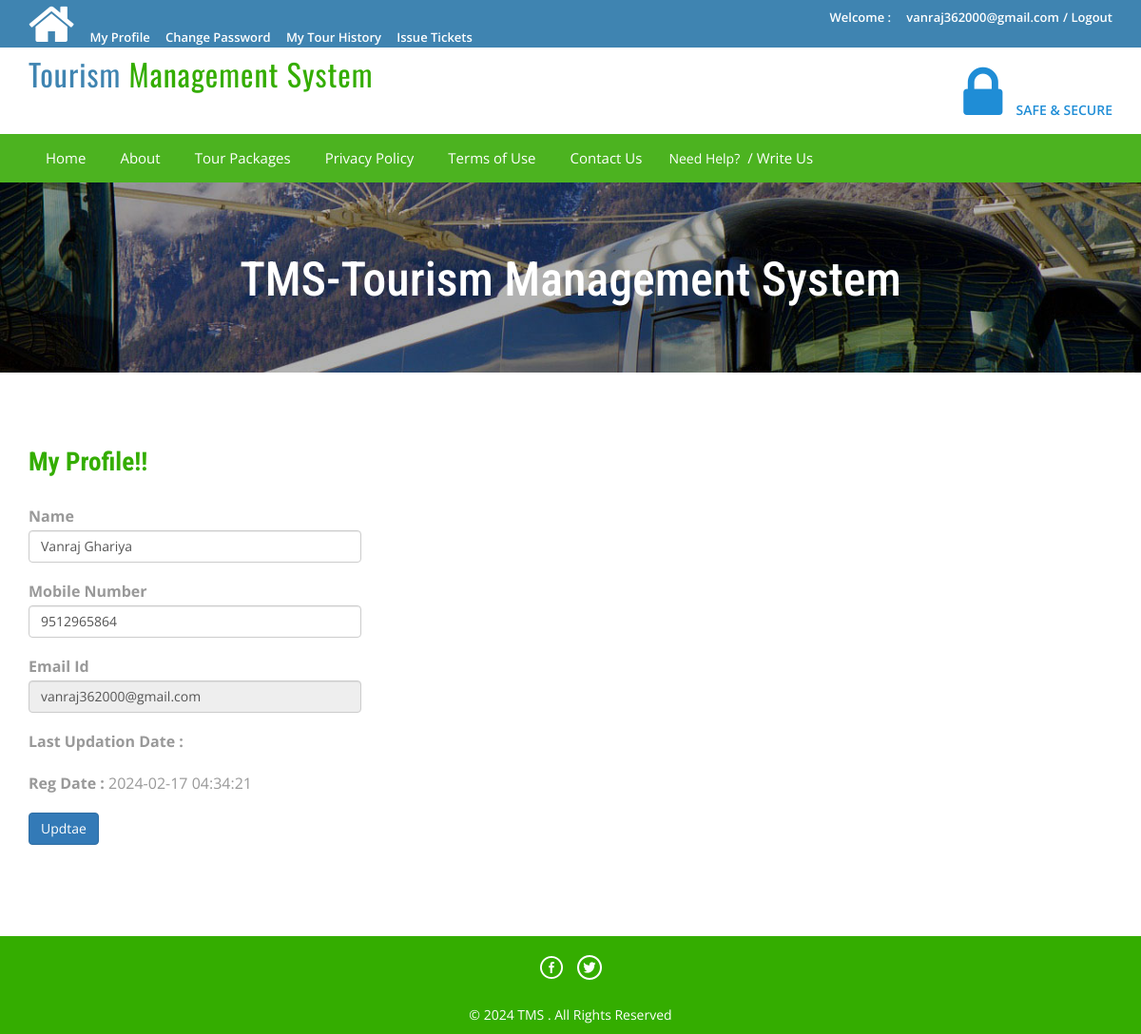
/tms/profile.php (signed in), run on the app's committed database.
### tables this page shows
CREATE TABLE `tblusers` (
  `id` int(11) NOT NULL,
  `FullName` varchar(100) DEFAULT NULL,
  `MobileNumber` char(10) DEFAULT NULL,
  `EmailId` varchar(70) DEFAULT NULL,
  `Password` varchar(100) DEFAULT NULL,
  `RegDate` timestamp NULL DEFAULT current_timestamp(),
  `UpdationDate` timestamp NULL DEFAULT NULL ON UPDATE current_timestamp()
);

### tms/profile.php (the view, shortened to what this page needs)
<?php
include('includes/config.php');
if(strlen($_SESSION['login'])==0)
	{
header('location:index.php');
}
else{
?>
<!DOCTYPE HTML>
<html>
<head>
<link href="css/bootstrap.css" rel='stylesheet' type='text/css' />
<link href="css/style.css" rel='stylesheet' type='text/css' />
<link href="css/font-awesome.css" rel="stylesheet">
<link href="css/animate.css" rel="stylesheet" type="text/css" media="all">
</head>
<body>
<div class="top-header">
<?php include('includes/header.php');?>
<div class="banner-1 ">
	<div class="container">
		<h1 class="wow zoomIn animated animated" data-wow-delay=".5s" style="visibility: visible; animation-delay: 0.5s; animation-name: zoomIn;">TMS-Tourism Management System</h1>
	</div>
</div>
<div class="privacy">
	<div class="container">
		<h3 class="wow fadeInDown animated animated" data-wow-delay=".5s" style="visibility: visible; animation-delay: 0.5s; animation-name: fadeInDown;">My Profile!!</h3>
		<form name="chngpwd" method="post">
<?php
$useremail=$_SESSION['login'];
$sql = "SELECT * from tblusers where EmailId=:useremail";
$query = $dbh -> prepare($sql);
$query -> bindParam(':useremail',$useremail, PDO::PARAM_STR);
$query->execute();
$results=$query->fetchAll(PDO::FETCH_OBJ);
if($query->rowCount() > 0)
{
foreach($results as $result)
{	?>
	<p style="width: 350px;">
			<b>Name</b>  <input type="text" name="name" value="<?php echo htmlentities($result->FullName);?>" class="form-control" id="name" required="">
	</p>
<p style="width: 350px;">
<b>Mobile Number</b>
<input type="text" class="form-control" name="mobileno" maxlength="10" value="<?php echo htmlentities($result->MobileNumber);?>" id="mobileno"  required="">
</p>
<p style="width: 350px;">
<b>Email Id</b>
	<input type="email" class="form-control" name="email" value="<?php echo htmlentities($result->EmailId);?>" id="email" readonly>
			</p>
<p style="width: 350px;">
<b>Last Updation Date : </b>
</p>
<p style="width: 350px;">
<b>Reg Date :</b>
<?php echo htmlentities($result->RegDate);?>
			</p>
<?php }} ?>
			<p style="width: 350px;">
<button type="submit" name="submit6" class="btn-primary btn">Updtae</button>
			</p>
			</form>
	</div>
</div>
<?php include('includes/footer.php');?>
</body>
</html>
<?php } ?>

### tms/css/style.css (style rules this page uses)
html, body { font-size: 100%; background: #fff; font-family: 'Open Sans', sans-serif; }
h1,h2,h3,h4,h5,h6 { margin:0; font-family: 'Roboto Condensed', sans-serif; }
p { margin:0; }
.top-header { background-color: #3F84B1; border-bottom: 0 none; height: 50px; line-height: 35px; }
.banner-1 { background: url(../images/3.jpg)no-repeat; background-size: cover; -webkit-background-size: cover; -o-background-size: cover; -ms-background-size: cover; -moz-background-size: cover; min-height:200px; }
.banner-1 h1 { font-size: 50px; margin-bottom: 40px; padding: 1.5em 0 0; text-align: center; color: #ffffff; }
.privacy h3 { color: #34AD00; font-size: 1.7em; font-weight: 700; margin-bottom: 1em; }
.privacy { padding: 5em 0; }
.privacy p { font-size: 1em; line-height: 1.8em; color: #999; margin: 1em 0; }

### data on the page
tblusers: name "Vanraj Ghariya", mobileno "9512965864", email "vanraj362000@gmail.com", RegDate "2024-02-17 04:34:21"

### other printed values
$_SESSION['login'] "vanraj362000@gmail.com"
